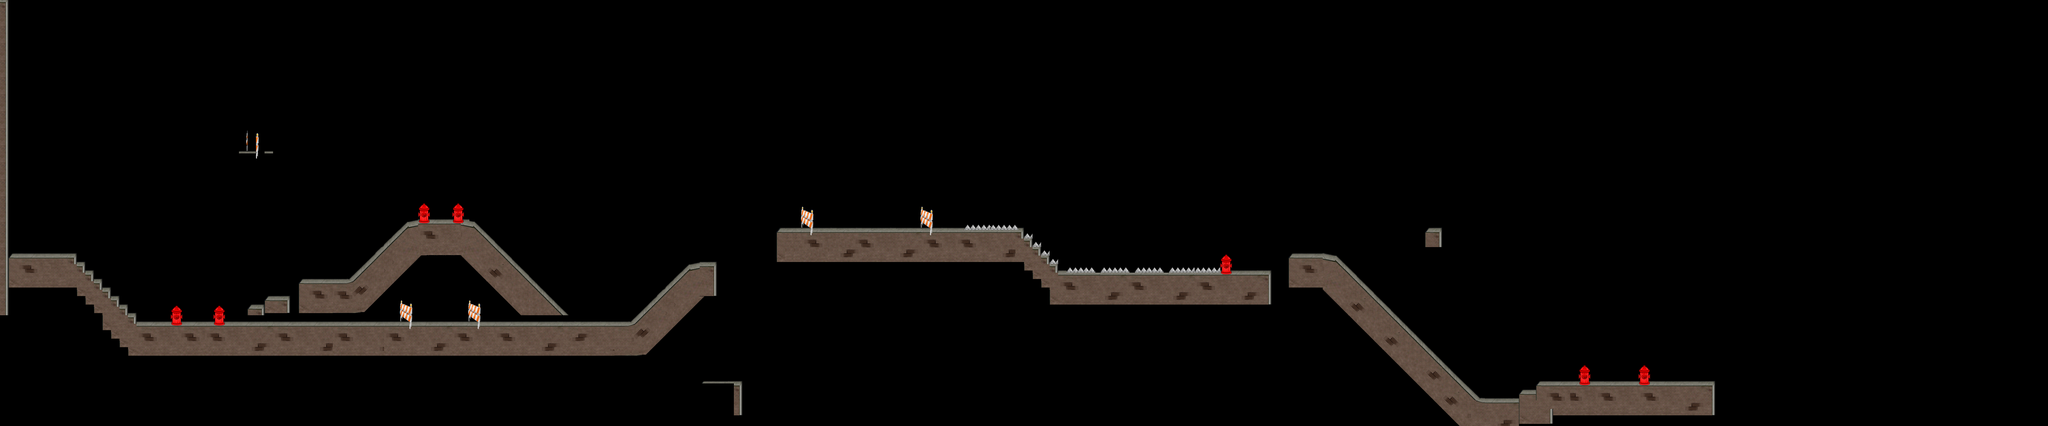

A 2D game scene composited from a Tiled map and its tileset images. What follows is a short description and the map's XML, with each tile layer's data collapsed to a summary:
An orthogonal 240x50 tile map with 32x32 px tiles, 8 tile layers (sea, red, noncollision, noncollision2, ...), 4 tilesets and 55 objects.

<map version="1.0" orientation="orthogonal" width="240" height="50" tilewidth="32" tileheight="32">
 <tileset firstgid="1" name="tilesettoen" tilewidth="32" tileheight="32">
  <image source="tilesettoen.png" width="481" height="187" />
 </tileset>
 <tileset firstgid="76" name="barrierroad" tilewidth="32" tileheight="32">
  <image source="barrierroad.png" width="547" height="480" />
 </tileset>
 <tileset firstgid="331" name="tilesetflip5" tilewidth="32" tileheight="32">
  <image source="tilesetflip5.png" width="600" height="600" />
 </tileset>
 <tileset firstgid="655" name="tilesettown5" tilewidth="32" tileheight="32">
  <image source="tilesettown5.png" width="600" height="600" />
 </tileset>
 <layer name="sea" width="240" height="50" opacity="0.67">
  <data>[12000 cells, 0 non-empty, 0 distinct tile ids]</data>
 </layer>
 <layer name="red" width="240" height="50">
  <data>[12000 cells, 786 non-empty, 53 distinct tile ids]</data>
 </layer>
 <layer name="noncollision" width="240" height="50">
  <data>[12000 cells, 344 non-empty, 122 distinct tile ids]</data>
 </layer>
 <layer name="noncollision2" width="240" height="50">
  <data>[12000 cells, 29 non-empty, 16 distinct tile ids]</data>
 </layer>
 <layer name="slopedown" width="240" height="50">
  <data>[12000 cells, 56 non-empty, 9 distinct tile ids]</data>
 </layer>
 <layer name="slope" width="240" height="50">
  <data>[12000 cells, 28 non-empty, 8 distinct tile ids]</data>
 </layer>
 <layer name="noncollision3" width="240" height="50">
  <data>[12000 cells, 614 non-empty, 170 distinct tile ids]</data>
 </layer>
 <layer name="thorns" width="240" height="50">
  <data>[12000 cells, 29 non-empty, 1 distinct tile ids]</data>
 </layer>
 <objectgroup name="crystals" width="240" height="50">
  <object x="301" y="976">
   <ellipse />
  </object>
  <object x="337" y="1012">
   <ellipse />
  </object>
  <object x="369" y="1043">
   <ellipse />
  </object>
  <object x="400" y="1075">
   <ellipse />
  </object>
  <object x="428" y="1107">
   <ellipse />
  </object>
  <object x="462" y="1134">
   <ellipse />
  </object>
  <object x="492" y="1167">
   <ellipse />
  </object>
  <object x="529" y="1196">
   <ellipse />
  </object>
  <object x="573" y="1200">
   <ellipse />
  </object>
  <object x="624" y="1196">
   <ellipse />
  </object>
  <object x="2170" y="1192">
   <ellipse />
  </object>
  <object x="2234" y="1191">
   <ellipse />
  </object>
  <object x="2284" y="1187">
   <ellipse />
  </object>
  <object x="2349" y="1194">
   <ellipse />
  </object>
  <object x="2386" y="1173">
   <ellipse />
  </object>
  <object x="2409" y="1150">
   <ellipse />
  </object>
  <object x="2428" y="1130">
   <ellipse />
  </object>
  <object x="2449" y="1106">
   <ellipse />
  </object>
  <object x="2466" y="1087">
   <ellipse />
  </object>
  <object x="2488" y="1065">
   <ellipse />
  </object>
  <object x="2503" y="1048">
   <ellipse />
  </object>
  <object x="2524" y="1032">
   <ellipse />
  </object>
  <object x="2540" y="1015">
   <ellipse />
  </object>
  <object x="2560" y="991">
   <ellipse />
  </object>
  <object x="4786" y="952">
   <ellipse />
  </object>
  <object x="4862" y="941">
   <ellipse />
  </object>
  <object x="4861" y="904">
   <ellipse />
  </object>
  <object x="4902" y="905">
   <ellipse />
  </object>
  <object x="4902" y="942">
   <ellipse />
  </object>
  <object x="4928" y="924">
   <ellipse />
  </object>
 </objectgroup>
 <objectgroup name="balls" width="240" height="50">
  <object x="1821" y="838">
   <ellipse />
  </object>
  <object x="4779" y="988">
   <ellipse />
  </object>
  <object x="5273" y="1059">
   <ellipse />
  </object>
  <object x="5580" y="1278">
   <ellipse />
  </object>
  <object x="5464" y="1299">
   <ellipse />
  </object>
 </objectgroup>
 <objectgroup name="theend" width="240" height="50">
  <object x="6306" y="1291" width="87" height="128" />
 </objectgroup>
 <objectgroup name="enemies" width="240" height="50">
  <object x="754" y="1148">
   <ellipse />
  </object>
  <object x="1659" y="758">
   <ellipse />
  </object>
  <object x="1581" y="1177">
   <ellipse />
  </object>
  <object x="1696" y="1153" width="2">
   <ellipse />
  </object>
  <object x="3304" y="756" height="1">
   <ellipse />
  </object>
  <object x="3207" y="787">
   <ellipse />
  </object>
  <object x="3385" y="812">
   <ellipse />
  </object>
  <object x="3094" y="820">
   <ellipse />
  </object>
  <object x="5855" y="1393" />
 </objectgroup>
 <objectgroup name="ropes" width="240" height="50">
  <object x="4785" y="891">
   <ellipse />
  </object>
  <object x="4722" y="1080">
   <ellipse />
  </object>
  <object x="2727" y="881">
   <ellipse />
  </object>
  <object x="2846" y="795">
   <ellipse />
  </object>
 </objectgroup>
 <objectgroup name="hearts" width="240" height="50" />
 <objectgroup name="shields" width="240" height="50" />
 <objectgroup name="garbage" width="240" height="50">
  <object x="5857" y="1380">
   <ellipse />
  </object>
  <object x="6000" y="1398">
   <ellipse />
  </object>
  <object x="6092" y="1372">
   <ellipse />
  </object>
  <object x="6028" y="1396">
   <ellipse />
  </object>
  <object x="6057" y="1399" width="3">
   <ellipse />
  </object>
  <object x="6044" y="1307">
   <ellipse />
  </object>
 </objectgroup>
</map>
